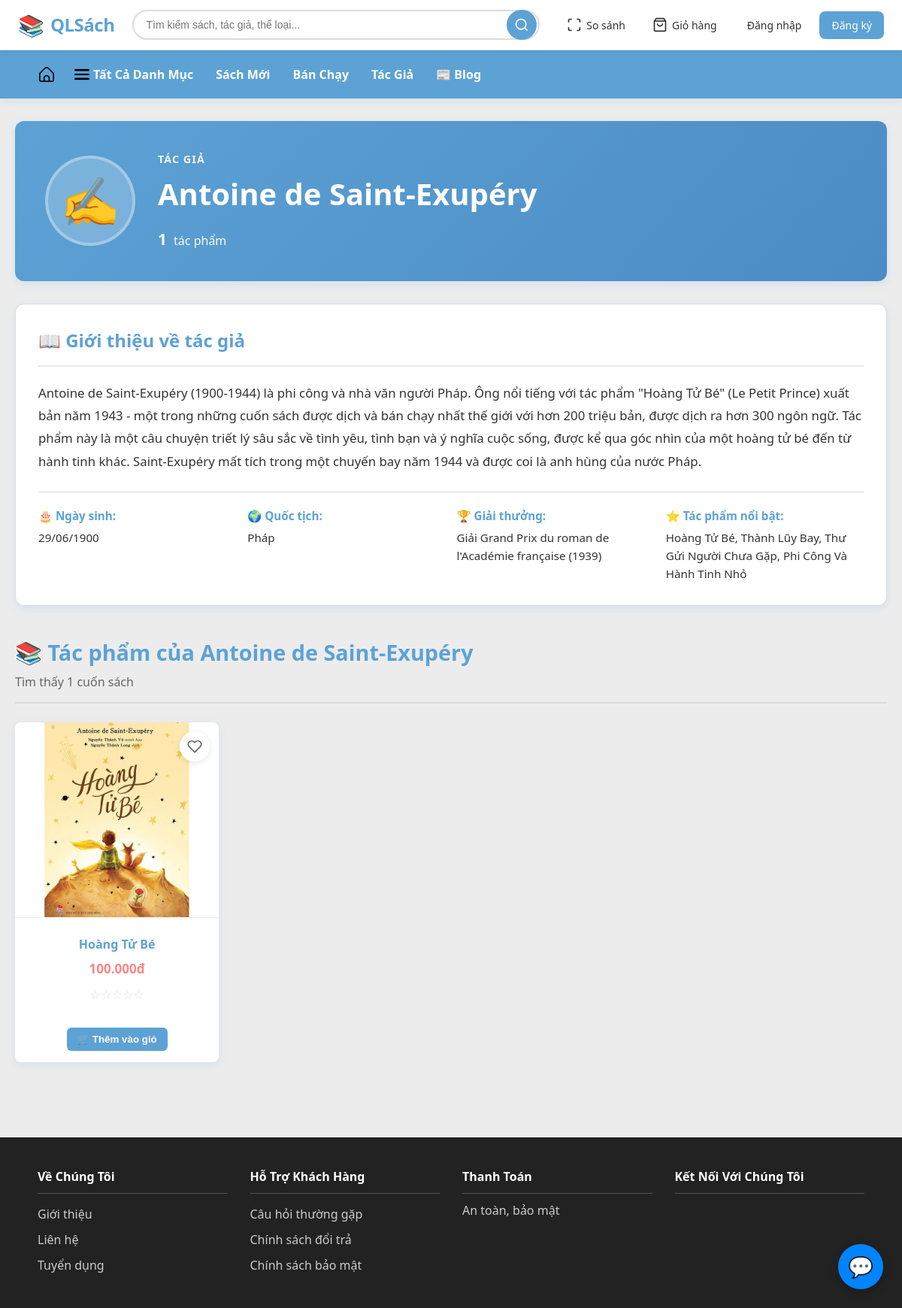
The page /public/author_detail.php?id=TG012 on the database its author committed.
### tables this page shows
CREATE TABLE `thong_tin_tac_gia` (
  `id_tac_gia` varchar(5) NOT NULL,
  `tieu_su` text DEFAULT NULL COMMENT 'Tiểu sử tác giả',
  `ngay_sinh` date DEFAULT NULL COMMENT 'Ngày sinh',
  `ngay_mat` date DEFAULT NULL COMMENT 'Ngày mất (nếu có)',
  `quoc_tich` varchar(100) DEFAULT NULL COMMENT 'Quốc tịch',
  `anh_dai_dien` varchar(255) DEFAULT NULL COMMENT 'Đường dẫn ảnh đại diện',
  `website` varchar(255) DEFAULT NULL COMMENT 'Website cá nhân',
  `facebook` varchar(255) DEFAULT NULL COMMENT 'Facebook',
  `twitter` varchar(255) DEFAULT NULL COMMENT 'Twitter',
  `instagram` varchar(255) DEFAULT NULL COMMENT 'Instagram',
  `giai_thuong` text DEFAULT NULL COMMENT 'Các giải thưởng đã đạt được',
  `tac_pham_noi_bat` text DEFAULT NULL COMMENT 'Các tác phẩm nổi bật',
  `ngay_tao` datetime DEFAULT current_timestamp(),
  `ngay_cap_nhat` datetime DEFAULT current_timestamp() ON UPDATE current_timestamp()
);

CREATE TABLE `tac_gia` (
  `id_tac_gia` varchar(5) NOT NULL,
  `ten_tac_gia` varchar(250) NOT NULL
);

CREATE TABLE `sach` (
  `id_sach` varchar(5) NOT NULL,
  `id_nxb` varchar(5) NOT NULL,
  `id_km` varchar(5) NOT NULL,
  `ten_sach` varchar(100) DEFAULT NULL,
  `mo_ta` text DEFAULT NULL,
  `trang_thai_sach` smallint(6) DEFAULT NULL,
  `so_luong_ton` int(11) DEFAULT NULL
);

### models/Database.php (called while the page is built, shortened)
<?php
class Database {
    private $host = '127.0.0.1';
    private $db_name = 'qlsach';
    private $username = 'root';
    private $password = '';
    private $conn;
    public function __construct() {
        $this->conn = null;
        $dsn = 'mysql:host=' . $this->host . ';dbname=' . $this->db_name . ';charset=utf8mb4';
        try {
            $this->conn = new PDO($dsn, $this->username, $this->password);
            $this->conn->setAttribute(PDO::ATTR_ERRMODE, PDO::ERRMODE_EXCEPTION);
            $this->conn->setAttribute(PDO::ATTR_DEFAULT_FETCH_MODE, PDO::FETCH_OBJ);
        } catch (PDOException $e) {
            echo 'Kết nối thất bại: ' . $e->getMessage();
        }
    }
    public function prepare($sql) {
        return $this->conn->prepare($sql);
    }
    public function getConnection() {
        return $this->conn;
    }
}
?>

### models/Author.php (called while the page is built, shortened)
<?php
require_once __DIR__ . '/Database.php';
class Author {
    private $conn;
    public function __construct() {
        $database = new Database();
        $this->conn = $database->getConnection();
    }
    public function getAuthorById($id_tac_gia) {
        $query = "SELECT tg.*, ttg.*
                  FROM tac_gia tg
                  LEFT JOIN thong_tin_tac_gia ttg ON tg.id_tac_gia = ttg.id_tac_gia
                  WHERE tg.id_tac_gia = :id_tac_gia";
        $stmt = $this->conn->prepare($query);
        $stmt->bindParam(':id_tac_gia', $id_tac_gia);
        $stmt->execute();
        return $stmt->fetch(PDO::FETCH_OBJ);
    }
    public function getBooksByAuthor($id_tac_gia) {
        $query = "SELECT s.*, tg.*, nxb.ten_nxb, km.phan_tram_km, g.gia_sach_ban
                  FROM sach s
                  INNER JOIN s_tg stg ON s.id_sach = stg.id_sach
                  INNER JOIN tac_gia tg ON stg.id_tac_gia = tg.id_tac_gia
                  LEFT JOIN nxb ON s.id_nxb = nxb.id_nxb
                  LEFT JOIN khuyen_mai km ON s.id_km = km.id_km
                  LEFT JOIN gia_sach g ON s.id_sach = g.id_sach
                  LEFT JOIN thoi_diem td ON g.tg_gia_bd = td.tg_gia_bd
                  WHERE tg.id_tac_gia = :id_tac_gia
                  AND s.trang_thai_sach = 1
                  AND NOW() BETWEEN td.tg_gia_bd AND COALESCE(td.tg_gia_kt, '2099-12-31 23:59:59')
                  GROUP BY s.id_sach
                  ORDER BY s.id_sach DESC";
        $stmt = $this->conn->prepare($query);
        $stmt->bindParam(':id_tac_gia', $id_tac_gia);
        $stmt->execute();
        return $stmt->fetchAll(PDO::FETCH_OBJ);
    }
    public function countBooksByAuthor($id_tac_gia) {
        $query = "SELECT COUNT(*) as total
                  FROM sach s
                  INNER JOIN s_tg stg ON s.id_sach = stg.id_sach
                  WHERE stg.id_tac_gia = :id_tac_gia
                  AND s.trang_thai_sach = 1";
        $stmt = $this->conn->prepare($query);
        $stmt->bindParam(':id_tac_gia', $id_tac_gia);
        $stmt->execute();
        $result = $stmt->fetch(PDO::FETCH_OBJ);
        return $result->total;
    }
}

### models/Comment.php (called while the page is built, shortened)
<?php
require_once 'Database.php';
class Comment {
    private $db;
    public function __construct() {
        $this->db = new Database();
    }
    public function getAverageRating($id_sach) {
        $sql = "SELECT AVG(so_sao) AS diem_tb, COUNT(*) AS so_luong
                FROM binh_luan
                WHERE id_sach = ?";
        $stmt = $this->db->prepare($sql);
        $stmt->execute([$id_sach]);
        $result = $stmt->fetch();
        return [
            'average' => $result ? round($result->diem_tb, 1) : 0,
            'count' => $result ? (int)$result->so_luong : 0
        ];
    }
}
?>

### public/author_detail.php (the view, shortened to what this page needs)
<?php
require_once '../includes/header.php';
require_once '../models/Author.php';
require_once '../models/Wishlist.php';
require_once '../models/Comment.php';
$authorModel = new Author();
$commentModel = new Comment();
$id_tac_gia = $_GET['id'] ?? '';
$author = $authorModel->getAuthorById($id_tac_gia);
$books = $authorModel->getBooksByAuthor($id_tac_gia);
$bookCount = $authorModel->countBooksByAuthor($id_tac_gia);
$userWishlist = [];
function getBookImagePath($id_sach) {
    $exts = ['jpg', 'jpeg', 'png', 'webp', 'gif'];
    foreach ($exts as $ext) {
        $full = __DIR__ . "/uploads/{$id_sach}.{$ext}";
        if (file_exists($full)) {
            return "uploads/{$id_sach}.{$ext}";
        }
    }
    return "uploads/default-book.png";
}
function renderStars($avg) {
    $full = floor($avg);
    $half = (($avg - $full) >= 0.5) ? 1 : 0;
    $empty = 5 - $full - $half;
    $html = '<div class="product-rating" aria-hidden="true">';
    for ($i=0;$i<$full;$i++) $html .= '<span class="star star-full">★</span>';
    for ($i=0;$i<$empty;$i++) $html .= '<span class="star star-empty">☆</span>';
    $html .= '</div>';
    return $html;
}
$baseUrl = rtrim(dirname($_SERVER['PHP_SELF']), '/\\');
?>
<link rel="stylesheet" href="<?= $baseUrl ?>/css/author.css">
<div class="author-page">
    <section class="author-hero">
        <div class="author-hero-content">
            <div class="author-avatar">
                <span class="avatar-icon">✍️</span>
            </div>
            <div class="author-info">
                <p class="author-label">Tác giả</p>
                <h1><?= htmlspecialchars($author->ten_tac_gia) ?></h1>
                <div class="author-stats">
                    <span><strong><?= $bookCount ?></strong> tác phẩm</span>
                </div>
            </div>
        </div>
    </section>
    <section class="author-bio">
        <div class="bio-card">
            <h2>📖 Giới thiệu về tác giả</h2>
            <?php if (!empty($author->tieu_su)): ?>
                <p class="bio-text"><?= nl2br(htmlspecialchars($author->tieu_su)) ?></p>
            <?php endif; ?>
            <div class="author-details">
                <?php if (!empty($author->ngay_sinh)): ?>
                    <div class="detail-item">
                        <strong>🎂 Ngày sinh:</strong>
                        <span><?= date('d/m/Y', strtotime($author->ngay_sinh)) ?></span>
                    </div>
                <?php endif; ?>
                <?php if (!empty($author->quoc_tich)): ?>
                    <div class="detail-item">
                        <strong>🌍 Quốc tịch:</strong>
                        <span><?= htmlspecialchars($author->quoc_tich) ?></span>
                    </div>
                <?php endif; ?>
                <?php if (!empty($author->giai_thuong)): ?>
                    <div class="detail-item">
                        <strong>🏆 Giải thưởng:</strong>
                        <span><?= htmlspecialchars($author->giai_thuong) ?></span>
                    </div>
                <?php endif; ?>
                <?php if (!empty($author->tac_pham_noi_bat)): ?>
                    <div class="detail-item">
                        <strong>⭐ Tác phẩm nổi bật:</strong>
                        <span><?= htmlspecialchars($author->tac_pham_noi_bat) ?></span>
                    </div>
                <?php endif; ?>
            </div>
        </div>
    </section>
    <section class="author-books">
        <div class="section-header">
            <h2>📚 Tác phẩm của <?= htmlspecialchars($author->ten_tac_gia) ?></h2>
            <p>Tìm thấy <?= $bookCount ?> cuốn sách</p>
        </div>
        <?php if (empty($books)): ?>
            <div class="empty-state">
                <p>Hiện tại chưa có tác phẩm nào của tác giả này trong hệ thống.</p>
                <a href="/qlsach/public/index.php" class="btn-primary">Khám phá sách khác</a>
            </div>
        <?php else: ?>
            <div class="product-grid">
                <?php foreach ($books as $book):
                    $isWishlisted = isset($userWishlist[$book->id_sach]);
                    $discountedPrice = $book->gia_sach_ban * (1 - ($book->phan_tram_km ?? 0) / 100);
                ?>
                    <div class="product-item">
                        <?php if (isset($_SESSION['id_tk'])): ?>
                            <a href="#" class="product-item-wishlist-btn <?= $isWishlisted ? 'active' : '' ?>" data-book-id="<?= $book->id_sach ?>" title="<?= $isWishlisted ? 'Xóa khỏi yêu thích' : 'Thêm vào yêu thích' ?>">
                                <svg width="20" height="20" viewBox="0 0 24 24" fill="<?= $isWishlisted ? 'currentColor' : 'none' ?>" stroke="currentColor" stroke-width="2" stroke-linecap="round" stroke-linejoin="round">
                                    <path d="M20.84 4.61a5.5 5.5 0 0 0-7.78 0L12 5.67l-1.06-1.06a5.5 5.5 0 0 0-7.78 7.78l1.06 1.06L12 21.23l7.78-7.78 1.06-1.06a5.5 5.5 0 0 0 0-7.78z"></path>
                                </svg>
                            </a>
                        <?php else: ?>
                            <a href="/qlsach/guest/login.php" class="product-item-wishlist-btn" title="Đăng nhập để thêm vào yêu thích">
                                <svg width="20" height="20" viewBox="0 0 24 24" fill="none" stroke="currentColor" stroke-width="2" stroke-linecap="round" stroke-linejoin="round">
                                    <path d="M20.84 4.61a5.5 5.5 0 0 0-7.78 0L12 5.67l-1.06-1.06a5.5 5.5 0 0 0-7.78 7.78l1.06 1.06L12 21.23l7.78-7.78 1.06-1.06a5.5 5.5 0 0 0 0-7.78z"></path>
                                </svg>
                            </a>
                        <?php endif; ?>
                        <a href="book_detail.php?id_sach=<?= htmlspecialchars($book->id_sach) ?>">
                            <img src="<?= $baseUrl . '/' . getBookImagePath($book->id_sach) ?>" alt="<?= htmlspecialchars($book->ten_sach) ?>">
                        </a>
                        <div class="product-info">
                            <h4><a href="book_detail.php?id_sach=<?= htmlspecialchars($book->id_sach) ?>"><?= htmlspecialchars($book->ten_sach) ?></a></h4>
                            <div class="product-price">
                                <?php if (!empty($book->phan_tram_km) && $book->phan_tram_km > 0): ?>
                                    <?= number_format($discountedPrice, 0, ',', '.') ?>đ
                                    <span class="discount">-<?= $book->phan_tram_km ?>%</span>
                                <?php else: ?>
                                    <?= number_format($book->gia_sach_ban, 0, ',', '.') ?>đ
                                <?php endif; ?>
                            </div>
                            <?php
                                $rating = $commentModel->getAverageRating($book->id_sach);
                            ?>
                            <div class="product-rating-block">
                                <?= renderStars($rating['average']) ?>
                            </div>
                            <div class="product-actions">
                                <form action="../controllers/cartController.php?action=add" method="POST" style="flex:1;">
                                    <button type="submit" class="btn">🛒 Thêm vào giỏ</button>
                                </form>
                            </div>
                        </div>
                    </div>
                <?php endforeach; ?>
            </div>
        <?php endif; ?>
    </section>
</div>
<?php include_once '../includes/footer.php'; ?>

### public/css/style.css (style rules this page uses)
:root { --primary: #5DA2D5; --primary-dark: #4b8cc4; --danger: #F78888; --accent: #F3D250; --light-bg: #ECECEC; --secondary-bg: #90CCF4; --text: #333; --border: #DCDCDC; --white: #fff; --shadow: 0 4px 12px rgba(93, 162, 213, 0.15); }
* { box-sizing: border-box; margin: 0; padding: 0; }
body { font-family: "Segoe UI", Roboto, Arial, sans-serif; background: var(--light-bg); color: var(--text); line-height: 1.5; }
a { color: var(--primary); text-decoration: none; }
img { max-width: 100%; display: block; }
.product-grid { display: grid; grid-template-columns: repeat(auto-fill, minmax(260px, 1fr)); gap: 25px; }
.product-item { background: var(--white); border-radius: 8px; box-shadow: var(--shadow); overflow: hidden; transition: 0.2s; display: flex; flex-direction: column; }
.product-item img { width: 100%; height: 260px; object-fit: cover; border-bottom: 1px solid #eee; display: block; flex-shrink: 0; }
.product-info { padding: 15px; text-align: center; flex: 1; display: flex; flex-direction: column; }
.product-info h4 { margin: 8px 0; font-size: 16px; font-weight: 600; }
.product-price { font-weight: bold; font-size: 17px; color: var(--danger); margin-bottom: 10px; }
.product-item .btn { background: var(--primary); color: #fff; border: none; padding: 8px 14px; border-radius: 6px; font-weight: bold; cursor: pointer; transition: background 0.3s; }
.product-item-wishlist-btn { position: absolute; top: 10px; right: 10px; z-index: 5; width: 36px; height: 36px; border-radius: 50%; background: rgba(255, 255, 255, 0.9); display: flex; align-items: center; justify-content: center; box-shadow: 0 2px 8px rgba(0, 0, 0, 0.1); color: #ccc; transition: all 0.2s; }
.product-rating-block { display: flex; align-items: center; gap: 5px; font-size: 0.9rem; justify-content: center; margin-bottom: 10px; }
.product-rating { color: #f1c40f; display: flex; }
.star { font-size: 16px; }
.star-empty { color: #ddd; }
.product-actions { margin-top: auto; padding-top: 10px; }
.section-header { margin-bottom: 30px; padding-bottom: 15px; border-bottom: 2px solid var(--border); }

### public/css/wishlist-button.css (style rules this page uses)
.product-item-wishlist-btn { position: absolute; top: 12px; right: 12px; width: 40px; height: 40px; background: rgba(255, 255, 255, 0.95); border: none; border-radius: 50%; display: flex; align-items: center; justify-content: center; cursor: pointer; transition: all 0.3s cubic-bezier(0.4, 0, 0.2, 1); z-index: 10; box-shadow: 0 2px 8px rgba(0,0,0,0.1); text-decoration: none; padding: 0; }
.product-item-wishlist-btn svg { width: 20px; height: 20px; transition: all 0.3s cubic-bezier(0.4, 0, 0.2, 1); fill: none; stroke: #666; stroke-width: 2; stroke-linecap: round; stroke-linejoin: round; }
.product-item { position: relative; }
.product-actions { display: flex; gap: 8px; align-items: center; margin-top: 12px; }
.product-actions .btn { flex: 1; }

### rows shown on the page
thong_tin_tac_gia: id_tac_gia.ten_tac_gia "Antoine de Saint-Exupéry", tieu_su "Antoine de Saint-Exupéry (1900-1944) là phi công và nhà văn người Pháp. Ông nổi tiếng với tác phẩm \"Hoàng Tử Bé\" (Le Petit Prince) xuất bản năm 1943 - một trong những cuốn sách được dịch và bán chạy nhất thế giới với hơn 200 triệu bản, được dịch ra hơn 300 ngôn ngữ. Tác phẩm này là một câu chuyện triết lý sâu sắc về tình yêu, tình bạn và ý nghĩa cuộc sống, được kể qua góc nhìn của một hoàng tử bé đến từ hành tinh khác. Saint-Exupéry mất tích trong một chuyến bay năm 1944 và được coi là anh hùng của nước Pháp.", ngay_sinh "29/06/1900", quoc_tich "Pháp", giai_thuong "Giải Grand Prix du roman de l'Académie française (1939)", tac_pham_noi_bat "Hoàng Tử Bé, Thành Lũy Bay, Thư Gửi Người Chưa Gặp, Phi Công Và Hành Tinh Nhỏ"
sach: id_sach (picture), ten_sach "Hoàng Tử Bé", gia_sach_ban "100.000"

### other values the page prints
$bookCount "1"
